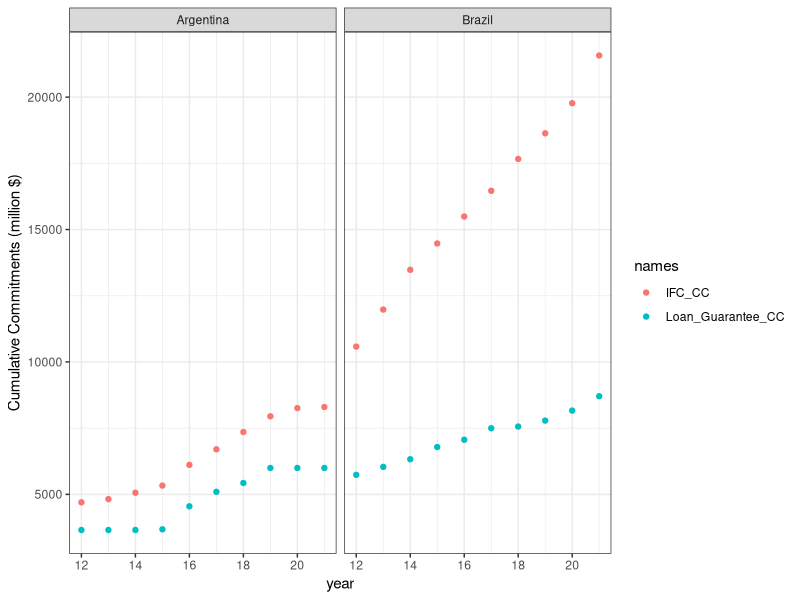

Generate this figure with R:
## ---- chunk 1
knitr::opts_chunk$set(echo = TRUE)
library(tidyverse)
library(ggplot2)
## ---- chunk 2
data_original <- read.csv("finance_data_2022.csv")
data_dims <- dim(data_original)
data_dims
## ---- chunk 3
finance_data <- data_original %>%
  select(-c("Number.of.enterprises", "TOTAL", "Fiscal.Year")) %>%
  rename("IFC" = "IFC.Region", 
         "IFC_CC" = "IFC.Cumulative.Commitments..US..Thousands.",
         "Country" = "Country",
         "Loan_Guarantee_CC" = "Loan...Guarantee.participations.Cumulative.Commitments..US..Thousands.",
         "Date" = "As.of.Date") %>%
  relocate(Country, .after = IFC_CC)

head(finance_data)
## ---- chunk 4
data_part1 <- finance_data %>%
  filter(IFC_CC > 300000 & Loan_Guarantee_CC < 500000) %>%
  arrange(desc(IFC_CC))

data_part1[1:4, c("IFC", "IFC_CC", "Loan_Guarantee_CC")]
## ---- chunk 5
finance_data <- finance_data %>%
  mutate(IFC_ratio = IFC_CC / (IFC_CC + Loan_Guarantee_CC))

finance_data[1:5, c("IFC", "IFC_CC", "Loan_Guarantee_CC", "IFC_ratio")]
## ---- chunk 6
#finance_data$Date <- format(as.Date(finance_data$Date, "%m/%d/%Y"), "%m-%m-%d")
finance_data <- finance_data %>%
  mutate(day = as.integer(format(as.Date(finance_data$Date, "%m/%d/%Y"), "%d")),
         month = as.integer(format(as.Date(finance_data$Date, "%m/%d/%Y"), "%m")),
         year = as.integer(format(as.Date(finance_data$Date, "%m/%d/%Y"), "%Y"))) %>%
  select(-c(Date))

finance_data[1:5, c("IFC_CC", "day", "month", "year")]
## ---- chunk 7
summary_data <- finance_data %>%
  group_by(IFC) %>%
  summarise(ifc_mn = mean(IFC_CC, na.rm = T),
            ifc_21q = quantile(IFC_CC, 0.21, na.rm = T),
            ifc_var = var(IFC_CC, na.rm = T),
            lg_mn = mean(Loan_Guarantee_CC, na.rm = T),
            lg_21q = quantile(Loan_Guarantee_CC, 0.21, na.rm = T),
            lg_var = var(Loan_Guarantee_CC, na.rm = T))

summary_data
## ---- chunk 8

countriesToConsider <- c("Argentina", "Brazil")
scaleYear <- function(x) {return(x %% 2000)}
scaleMillion <- function(y) {return(y / 1e3)}

finance_data %>%
  filter(Country %in% countriesToConsider) %>%
  select(c("Country", "IFC_CC", "Loan_Guarantee_CC", "year")) %>%
  pivot_longer(!c(year, Country), names_to = "names", values_to = "values") %>%


  ggplot(aes(x = year, y = values, color = names)) +
  geom_point() +
  scale_x_continuous(labels = scaleYear) +
  scale_y_continuous(labels = scaleMillion) +
  facet_grid(cols = vars(Country)) +
  labs(y = "Cumulative Commitments (million $)") +
  theme_bw()
## ---- chunk 9
impute_by_quantile <- function(x) {
  q <- quantile(unlist(x), 0.9, na.rm = T)
  x[is.na(x)] <- q
  return(x)
}


finance_data$IFC_CC <- impute_by_quantile(finance_data$IFC_CC)
finance_data$Loan_Guarantee_CC <- impute_by_quantile(finance_data$Loan_Guarantee_CC)
finance_data$IFC_ratio <- impute_by_quantile(finance_data$IFC_ratio)


finance_data %>%
  summarise(IFC_CC = mean(IFC_CC),
            Loan_Guarantee_CC = mean(Loan_Guarantee_CC),
            IFC_ratio = mean(IFC_ratio))
